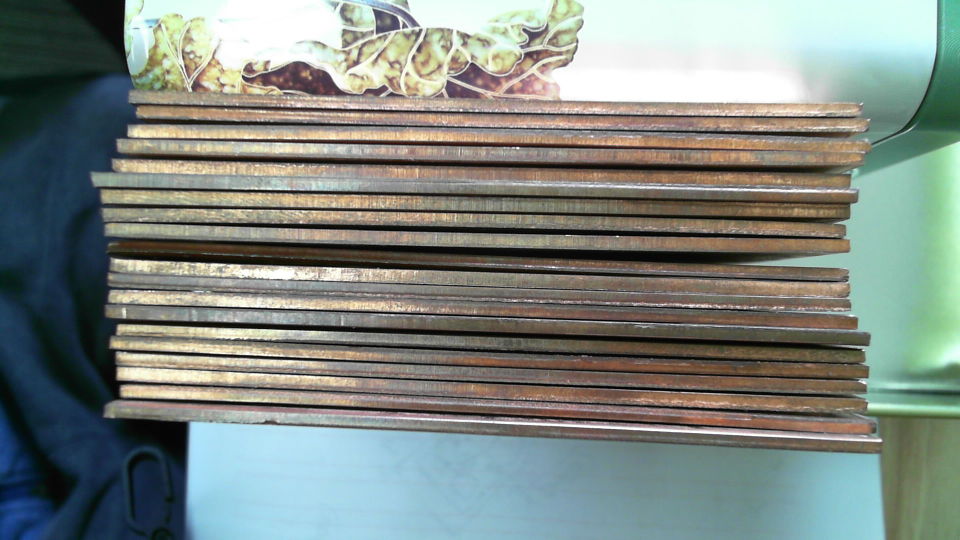
#> input picture img/sample/01.jpg, 1920 x 1080 px (shown at 1/2 size); its folder holds only this picture in this run
$ python -i utils.py   (imports and definitions only)   (older library calls are emulated)
#> lines starting #> are read from the running program, lines starting #| are printed output that depends on the picture; after the words box and inside, x2 and y2 are one past the last pixel; in counts of white or black regions, pixels touching at a corner belong together
#> further down, picture is the input picture: shape (1080, 1920, 3); mean B, G, R 129.6, 135.7, 126.9
# 查看在我们铜片上的算法的表现


# 1 gamma 处理

# gamma
import numpy as np
import cv2
import matplotlib.pyplot as plt
from scipy.signal import argrelmax, argrelmin
from scipy.interpolate import UnivariateSpline

IMAGE_NEED = 3


# 定义Gamma矫正的函数
# [308 lines left out: functions gamma_trans, findSplit, getLocalWidth, searchEdge, showResult, not called in this run]


def derectionCorrect(img):
    gray = cv2.cvtColor(img, cv2.COLOR_BGR2GRAY)
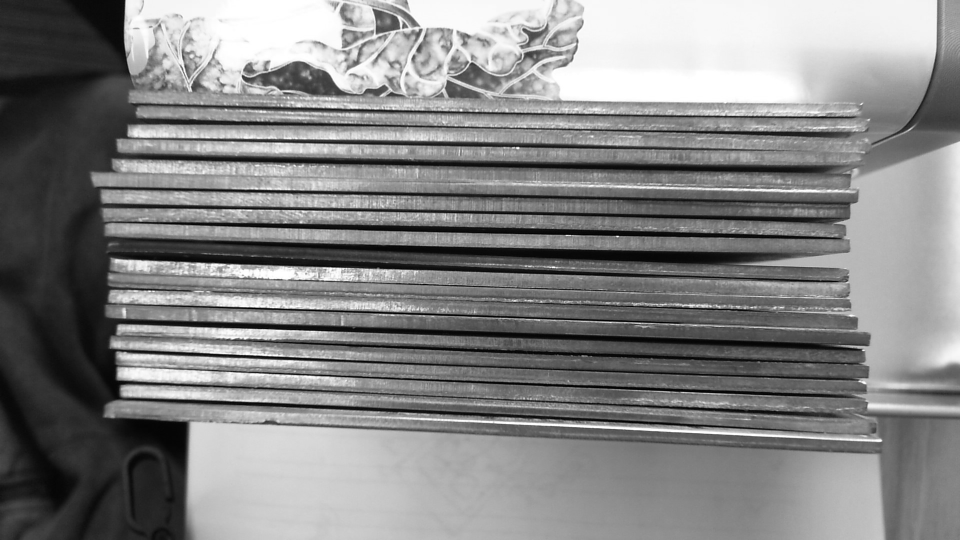
#> gray: shape (1080, 1920) (shown at 1/2 size); min 0, max 255, mean 132.4
    blur = cv2.bilateralFilter(img, 15, 75, 75)
    edges = cv2.Canny(blur, 50, 150, apertureSize=3)
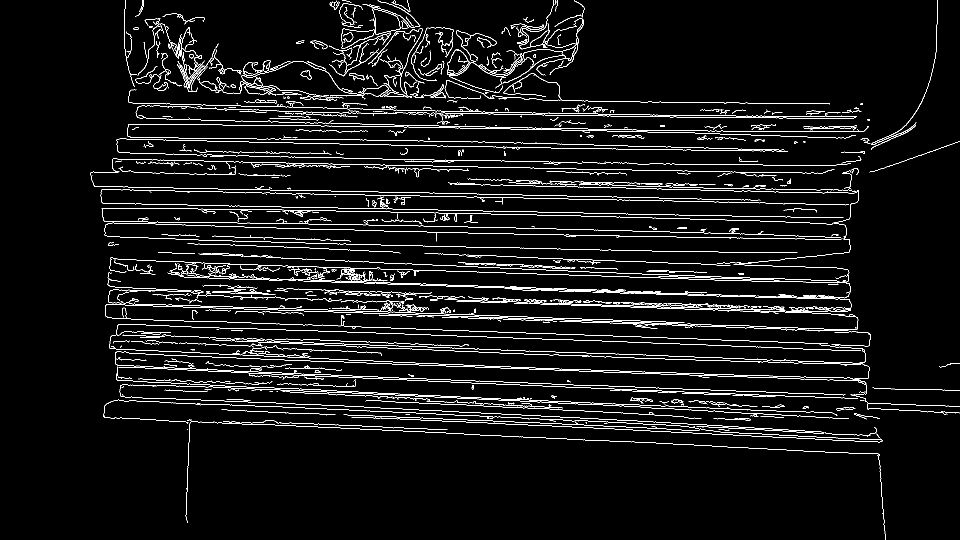
#> edges: shape (1080, 1920) (shown at 1/2 size); 4.8% white in thin lines or dots
    lines = cv2.HoughLines(edges, 1, np.pi / 180, 300)
#> lines = 52 rows, first 8: [600, 1.61], [639, 1.61], [540, 1.61], [628, 1.61], [569, 1.61], [538, 1.61], [596, 1.61], [747, 1.62]
    savePlot = False

    if savePlot:
        imgForSave = img.copy()
        for line in lines:
            line = line.ravel()
            rho = line[0]
            theta = line[1]
            a = np.cos(theta)
            b = np.sin(theta)
            x0 = a * rho
            y0 = b * rho
            x1 = int(x0 + 2000 * (-b))
            y1 = int(y0 + 2000 * (a))
            x2 = int(x0 - 2000 * (-b))
            y2 = int(y0 - 2000 * (a))
            cv2.line(imgForSave, (x1, y1), (x2, y2), (0, 0, 255), 2)
        cv2.imwrite("imgAfterCorrect.jpg", imgForSave)

    theta = lines.reshape(-1, 2)[:, 1]
#> theta = 52 values, max 1.66 at index 50, min 1.59 at index 8, mean 1.61
    theta_high = np.percentile(theta, 85)
#> theta_high = 1.62
    theta_low = np.percentile(theta, 15)
#> theta_low = 1.59
    thetaMean = theta[(theta <= theta_high) * (theta >= theta_low)].mean()
#> thetaMean = 1.6

    rows, cols, _ = img.shape
#> rows = 1080; cols = 1920
    # M = cv2.getRotationMatrix2D((cols / 2, rows / 2),    - thetaMean  , 1.1)
    M = cv2.getRotationMatrix2D((cols / 2, rows / 2), thetaMean * 180 / 3.1415926 - 90, 1.1)
#> M = [[1.1, 0.0357, -114.7], [-0.0357, 1.1, -19.41]]
    dst = cv2.warpAffine(img, M, (cols, rows))
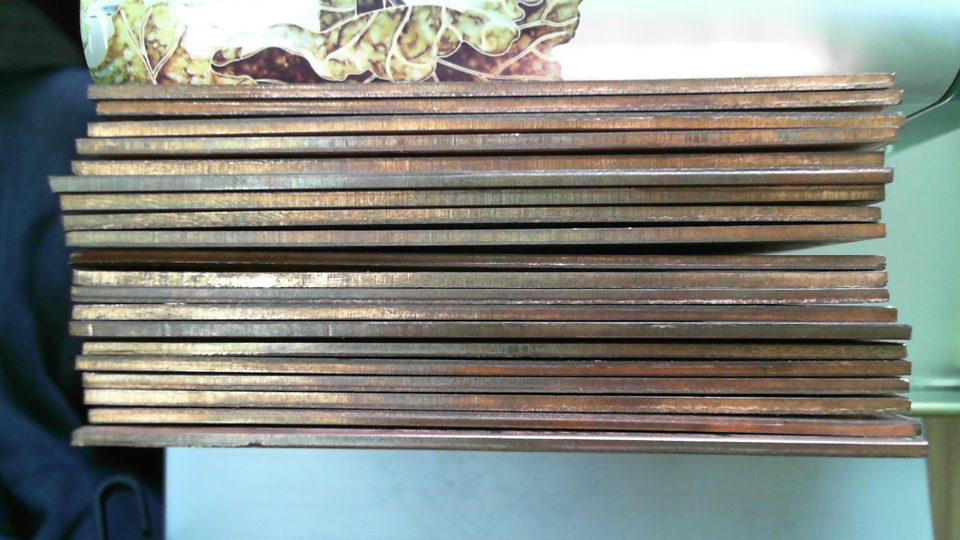
#> dst: shape (1080, 1920, 3) (shown at 1/2 size); mean B, G, R 126.3, 133.2, 129.4
    return dst


# [117 lines left out: functions getIntervalOfIron, getSplitPoint, getImageSplitPoint, edgeCorrection, not called in this run]

>>> import cv2
>>> picture = cv2.imread('../img/sample/01.jpg')
>>> result = derectionCorrect(picture)

$ run again, on img/sample/02.jpg
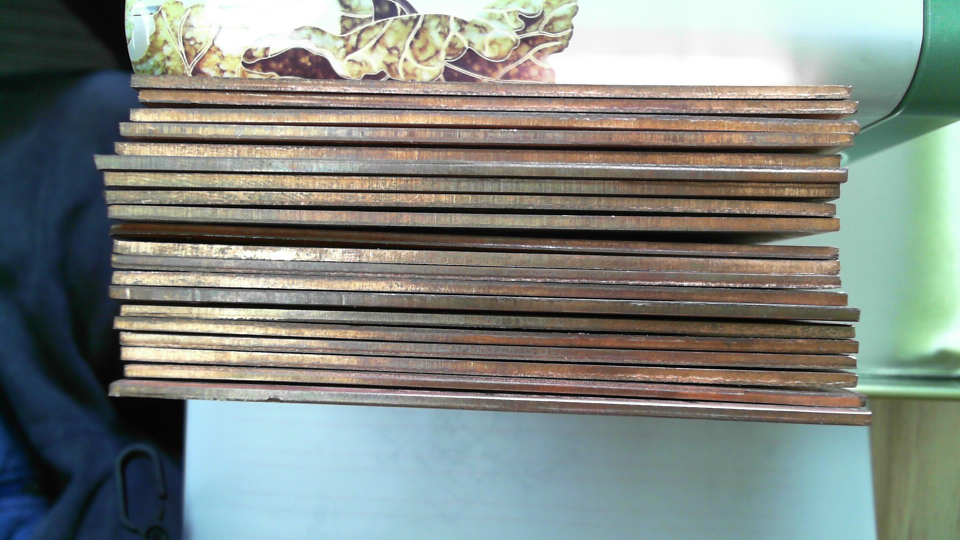
#> input picture img/sample/02.jpg, 1920 x 1080 px (shown at 1/2 size)
#> picture is the input picture: shape (1080, 1920, 3); mean B, G, R 128.7, 134.3, 127.4
#> in derectionCorrect, `edges = cv2.Canny(blur, 50, 150, apertureSize=3)`:
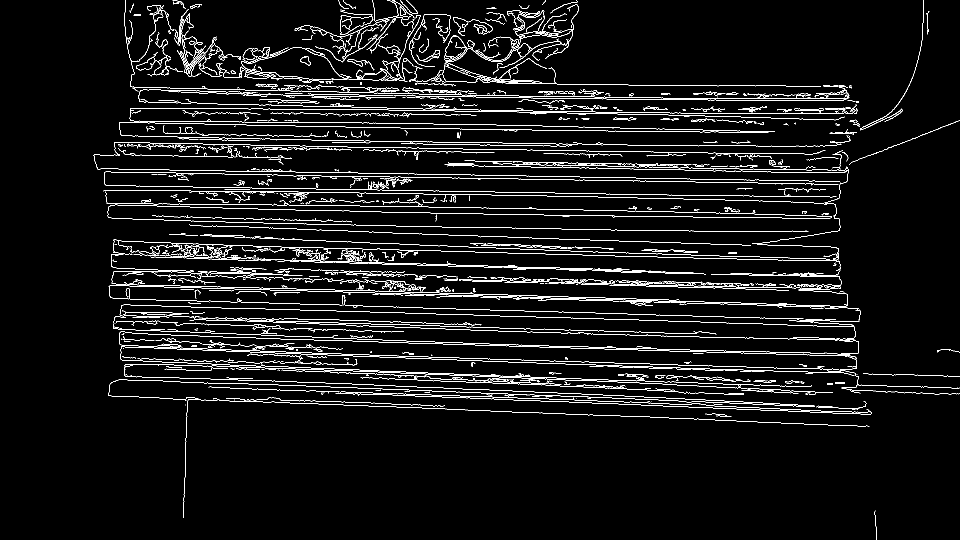
#> edges: shape (1080, 1920) (shown at 1/2 size); 5% white in thin lines or dots
#> lines = 60 rows, first 8: [333, 1.59], [281, 1.59], [366, 1.59], [339, 1.59], [716, 1.61], [687, 1.61], [759, 1.61], [683, 1.61]
#> theta = 60 values, max 1.62 at index 39, min 1.57 at index 26, mean 1.6
#> theta_high = 1.61
#> theta_low = 1.59
#> thetaMean = 1.6
#> M = [[1.1, 0.029, -111.3], [-0.029, 1.1, -25.96]]
#> in derectionCorrect, `dst = cv2.warpAffine(img, M, (cols, rows))`:
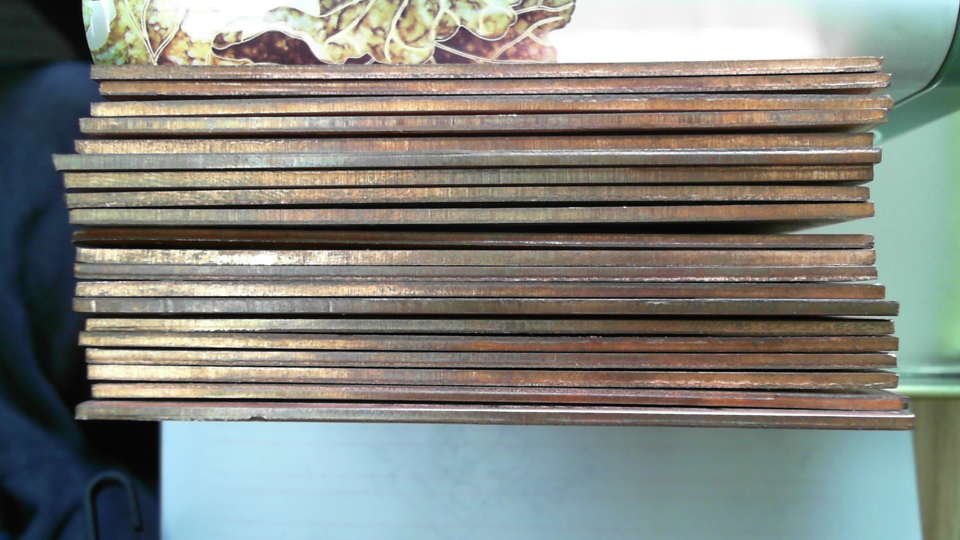
#> dst: shape (1080, 1920, 3) (shown at 1/2 size); mean B, G, R 125.6, 131.7, 129.4

$ run again, on img/sample/03.jpg
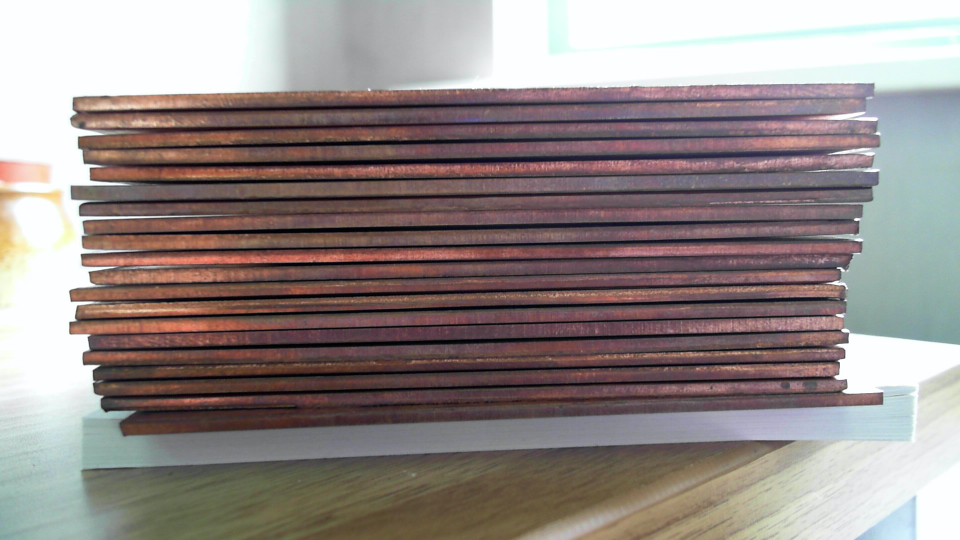
#> input picture img/sample/03.jpg, 1920 x 1080 px (shown at 1/2 size)
#> picture is the input picture: shape (1080, 1920, 3); mean B, G, R 134.9, 136.9, 147.2
#> in derectionCorrect, `edges = cv2.Canny(blur, 50, 150, apertureSize=3)`:
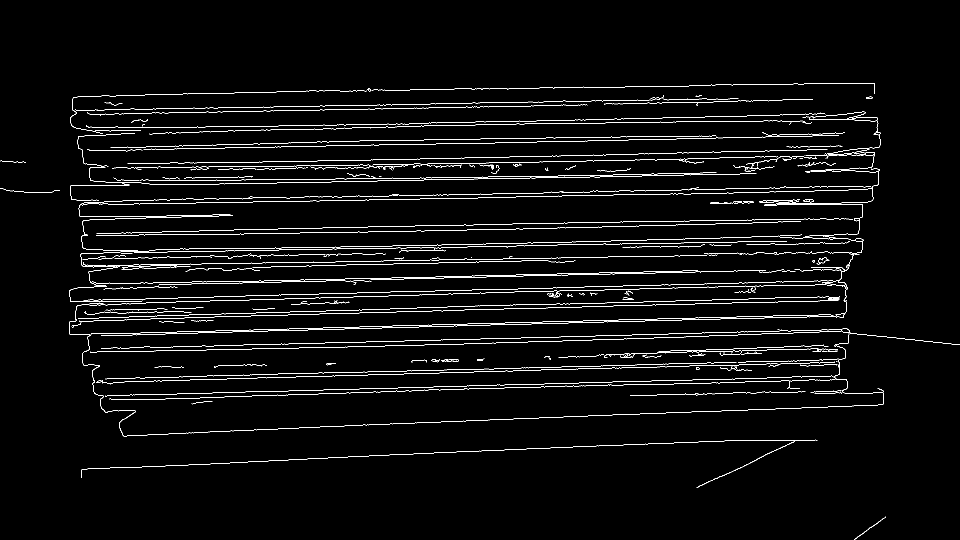
#> edges: shape (1080, 1920) (shown at 1/2 size); 3.1% white in thin lines or dots, all inside (x1, y1, x2, y2) = (0, 166, 1920, 1080)
#> lines = 32 rows, first 8: [509, 1.55], [535, 1.55], [223, 1.55], [374, 1.55], [342, 1.55], [412, 1.55], [303, 1.55], [466, 1.55]
#> theta = 32 values, max 1.55 at index 0, min 1.54 at index 9, mean 1.55
#> theta_high = 1.55
#> theta_low = 1.54
#> thetaMean = 1.55
#> M = [[1.1, -0.0246, -82.45], [0.0246, 1.1, -77.46]]
#> in derectionCorrect, `dst = cv2.warpAffine(img, M, (cols, rows))`:
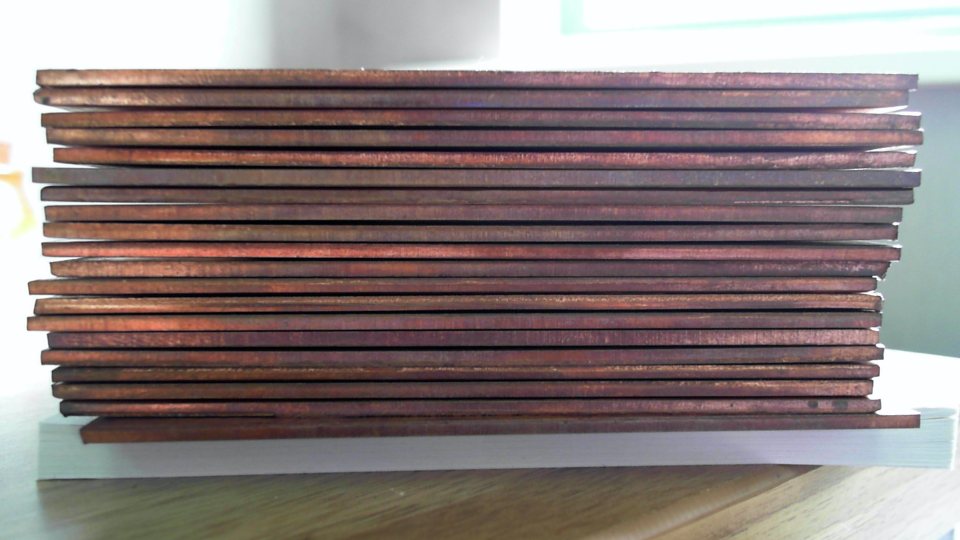
#> dst: shape (1080, 1920, 3) (shown at 1/2 size); mean B, G, R 120.9, 122.1, 135.6

$ run again, on img/sample/04.jpg
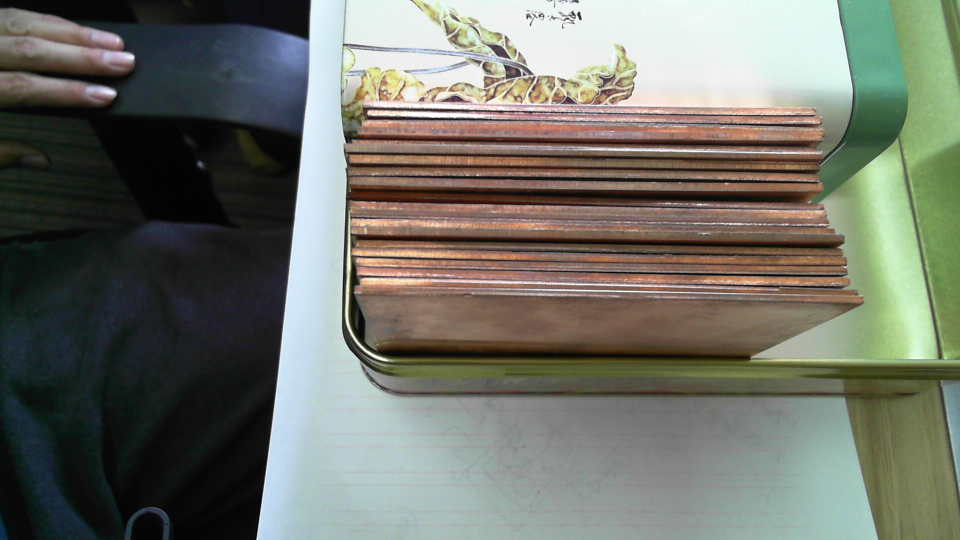
#> input picture img/sample/04.jpg, 1920 x 1080 px (shown at 1/2 size)
#> picture is the input picture: shape (1080, 1920, 3); mean B, G, R 104.7, 114.4, 112.2
#> in derectionCorrect, `edges = cv2.Canny(blur, 50, 150, apertureSize=3)`:
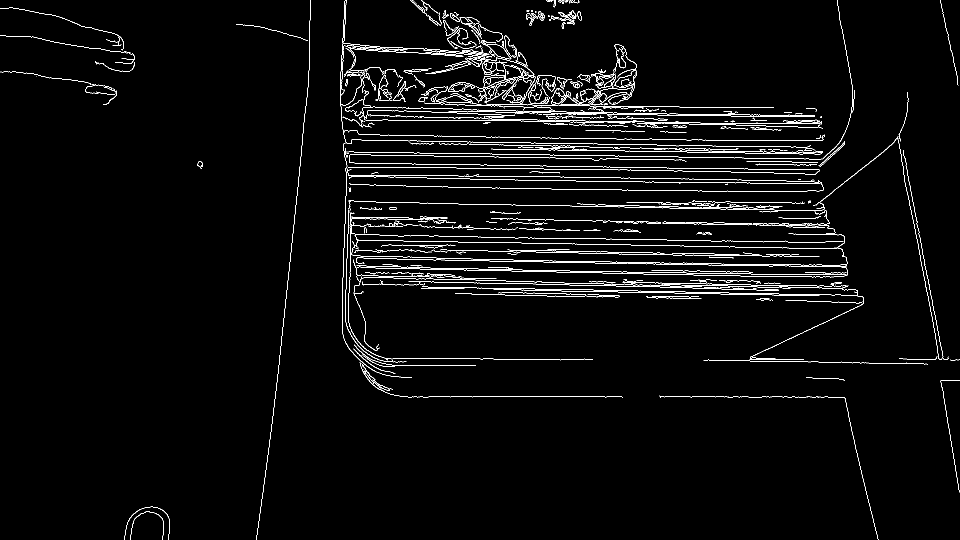
#> edges: shape (1080, 1920) (shown at 1/2 size); 2.8% white in thin lines or dots
#> lines = 38 rows, first 8: [296, 1.59], [793, 1.57], [267, 1.59], [290, 1.59], [521, 1.59], [467, 1.59], [456, 1.59], [502, 1.59]
#> theta = 38 values, max 1.61 at index 33, min 0.105 at index 21, mean 1.55
#> theta_high = 1.59
#> M = [[1.1, 0.0192, -106.2], [-0.0192, 1.1, -35.48]]
#> in derectionCorrect, `dst = cv2.warpAffine(img, M, (cols, rows))`:
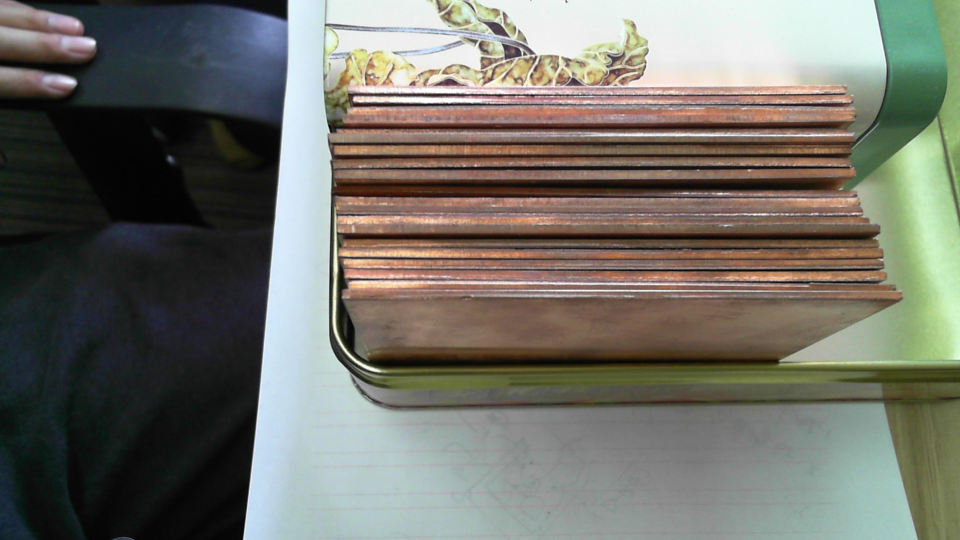
#> dst: shape (1080, 1920, 3) (shown at 1/2 size); mean B, G, R 104.2, 112.7, 113.1
